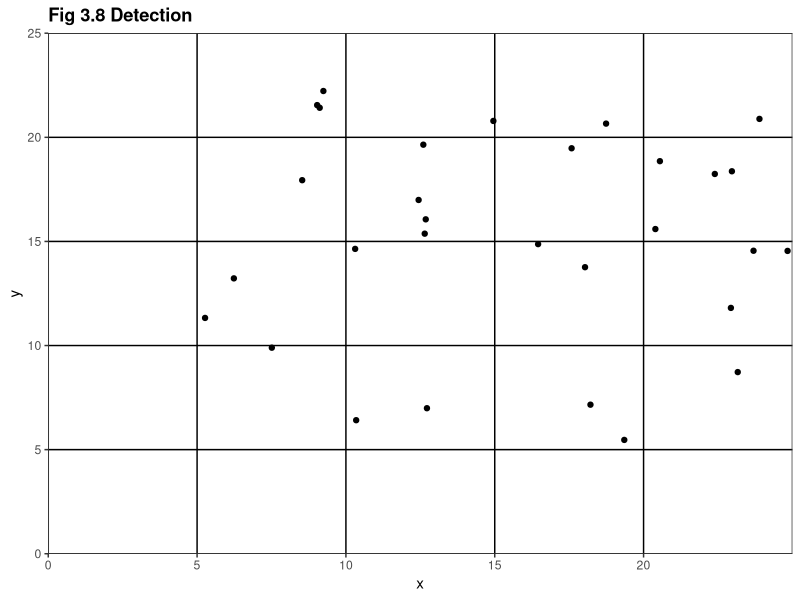
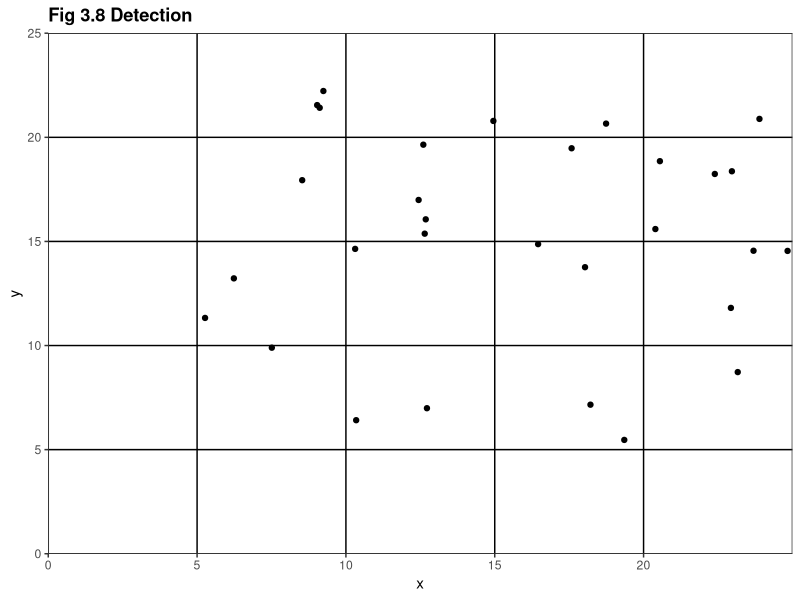

Write the R code that produced these figures, in order.
library(ggplot2)

this_base <- "fig03-08_detection"

set.seed(0)

my_data <- data.frame(x = runif(30, 5, 25), y = runif(30, 5, 25))

p <- ggplot(my_data, aes(x = x, y = y)) + 
  geom_point() + 
  scale_x_continuous(breaks = seq(0, 20, 5), limits = c(0, 25), 
                     expand = c(0, 0)) +
  scale_y_continuous(breaks = seq(0, 25, 5), limits = c(0, 25),
                     expand = c(0, 0)) +
  ggtitle("Fig 3.8 Detection") +
  theme_bw() +
  theme(panel.grid.major = element_line(colour = "black"),
        panel.grid.minor = element_blank(),
        plot.title = element_text(size = rel(1.2), face = "bold"))

p

ggsave(paste0(this_base, ".png"), 
       p, width = 6, height = 5)

## note: my_data is simulated to replace original
